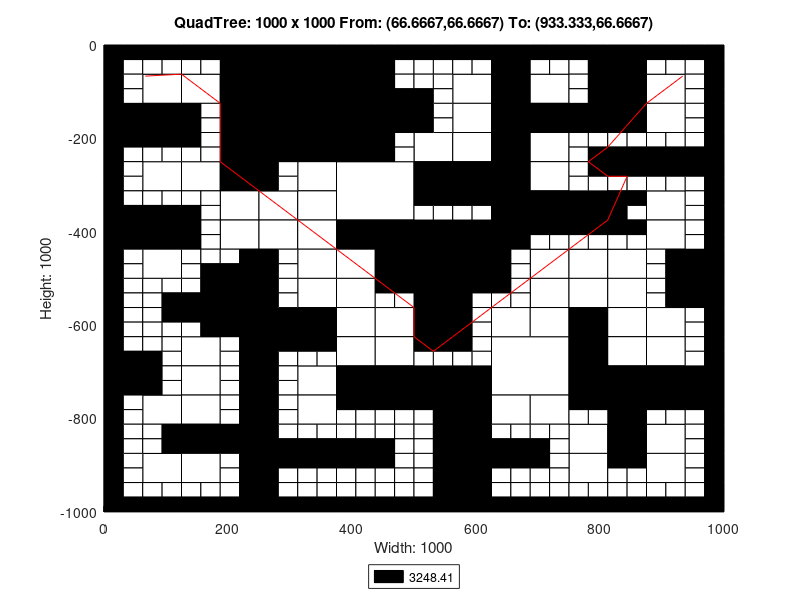

MATLAB code for this plot:
axis([0 1000 -1000 0]);
title('QuadTree: 1000 x 1000 From: (66.6667,66.6667) To: (933.333,66.6667)');
xlabel('Width: 1000');
ylabel('Height: 1000');
rectangle('Position',[250 -125 125 125], 'FaceColor',[0 0 0]);
rectangle('Position',[250 -250 125 125], 'FaceColor',[0 0 0]);
rectangle('Position',[375 -375 125 125], 'FaceColor',[1 1 1]);
rectangle('Position',[500 -500 125 125], 'FaceColor',[0 0 0]);
rectangle('Position',[625 -750 125 125], 'FaceColor',[1 1 1]);
rectangle('Position',[62.5 -125 62.5 62.5], 'FaceColor',[1 1 1]);
rectangle('Position',[187.5 -62.5 62.5 62.5], 'FaceColor',[0 0 0]);
rectangle('Position',[125 -125 62.5 62.5], 'FaceColor',[1 1 1]);
rectangle('Position',[187.5 -125 62.5 62.5], 'FaceColor',[0 0 0]);
rectangle('Position',[0 -187.5 62.5 62.5], 'FaceColor',[0 0 0]);
rectangle('Position',[62.5 -187.5 62.5 62.5], 'FaceColor',[0 0 0]);
rectangle('Position',[187.5 -187.5 62.5 62.5], 'FaceColor',[0 0 0]);
rectangle('Position',[187.5 -250 62.5 62.5], 'FaceColor',[0 0 0]);
rectangle('Position',[375 -62.5 62.5 62.5], 'FaceColor',[0 0 0]);
rectangle('Position',[375 -125 62.5 62.5], 'FaceColor',[0 0 0]);
rectangle('Position',[375 -187.5 62.5 62.5], 'FaceColor',[0 0 0]);
rectangle('Position',[437.5 -187.5 62.5 62.5], 'FaceColor',[0 0 0]);
rectangle('Position',[375 -250 62.5 62.5], 'FaceColor',[0 0 0]);
rectangle('Position',[62.5 -312.5 62.5 62.5], 'FaceColor',[1 1 1]);
rectangle('Position',[125 -312.5 62.5 62.5], 'FaceColor',[1 1 1]);
rectangle('Position',[187.5 -312.5 62.5 62.5], 'FaceColor',[0 0 0]);
rectangle('Position',[187.5 -375 62.5 62.5], 'FaceColor',[1 1 1]);
rectangle('Position',[0 -437.5 62.5 62.5], 'FaceColor',[0 0 0]);
rectangle('Position',[62.5 -437.5 62.5 62.5], 'FaceColor',[0 0 0]);
rectangle('Position',[62.5 -500 62.5 62.5], 'FaceColor',[1 1 1]);
rectangle('Position',[187.5 -437.5 62.5 62.5], 'FaceColor',[1 1 1]);
rectangle('Position',[312.5 -312.5 62.5 62.5], 'FaceColor',[1 1 1]);
rectangle('Position',[250 -375 62.5 62.5], 'FaceColor',[1 1 1]);
rectangle('Position',[312.5 -375 62.5 62.5], 'FaceColor',[1 1 1]);
rectangle('Position',[250 -437.5 62.5 62.5], 'FaceColor',[1 1 1]);
rectangle('Position',[312.5 -437.5 62.5 62.5], 'FaceColor',[1 1 1]);
rectangle('Position',[312.5 -500 62.5 62.5], 'FaceColor',[1 1 1]);
rectangle('Position',[375 -437.5 62.5 62.5], 'FaceColor',[0 0 0]);
rectangle('Position',[437.5 -437.5 62.5 62.5], 'FaceColor',[0 0 0]);
rectangle('Position',[375 -500 62.5 62.5], 'FaceColor',[1 1 1]);
rectangle('Position',[437.5 -500 62.5 62.5], 'FaceColor',[0 0 0]);
rectangle('Position',[562.5 -125 62.5 62.5], 'FaceColor',[1 1 1]);
rectangle('Position',[625 -62.5 62.5 62.5], 'FaceColor',[0 0 0]);
rectangle('Position',[625 -125 62.5 62.5], 'FaceColor',[0 0 0]);
rectangle('Position',[687.5 -125 62.5 62.5], 'FaceColor',[1 1 1]);
rectangle('Position',[562.5 -187.5 62.5 62.5], 'FaceColor',[1 1 1]);
rectangle('Position',[500 -250 62.5 62.5], 'FaceColor',[1 1 1]);
rectangle('Position',[562.5 -250 62.5 62.5], 'FaceColor',[1 1 1]);
rectangle('Position',[625 -187.5 62.5 62.5], 'FaceColor',[0 0 0]);
rectangle('Position',[687.5 -187.5 62.5 62.5], 'FaceColor',[0 0 0]);
rectangle('Position',[625 -250 62.5 62.5], 'FaceColor',[0 0 0]);
rectangle('Position',[687.5 -250 62.5 62.5], 'FaceColor',[1 1 1]);
rectangle('Position',[812.5 -62.5 62.5 62.5], 'FaceColor',[0 0 0]);
rectangle('Position',[812.5 -125 62.5 62.5], 'FaceColor',[0 0 0]);
rectangle('Position',[875 -125 62.5 62.5], 'FaceColor',[1 1 1]);
rectangle('Position',[750 -187.5 62.5 62.5], 'FaceColor',[0 0 0]);
rectangle('Position',[812.5 -187.5 62.5 62.5], 'FaceColor',[0 0 0]);
rectangle('Position',[875 -187.5 62.5 62.5], 'FaceColor',[1 1 1]);
rectangle('Position',[500 -312.5 62.5 62.5], 'FaceColor',[0 0 0]);
rectangle('Position',[562.5 -312.5 62.5 62.5], 'FaceColor',[0 0 0]);
rectangle('Position',[625 -312.5 62.5 62.5], 'FaceColor',[0 0 0]);
rectangle('Position',[687.5 -312.5 62.5 62.5], 'FaceColor',[1 1 1]);
rectangle('Position',[625 -375 62.5 62.5], 'FaceColor',[0 0 0]);
rectangle('Position',[687.5 -375 62.5 62.5], 'FaceColor',[0 0 0]);
rectangle('Position',[625 -437.5 62.5 62.5], 'FaceColor',[0 0 0]);
rectangle('Position',[687.5 -500 62.5 62.5], 'FaceColor',[1 1 1]);
rectangle('Position',[750 -375 62.5 62.5], 'FaceColor',[0 0 0]);
rectangle('Position',[875 -375 62.5 62.5], 'FaceColor',[1 1 1]);
rectangle('Position',[750 -500 62.5 62.5], 'FaceColor',[1 1 1]);
rectangle('Position',[812.5 -500 62.5 62.5], 'FaceColor',[1 1 1]);
rectangle('Position',[875 -437.5 62.5 62.5], 'FaceColor',[1 1 1]);
rectangle('Position',[937.5 -500 62.5 62.5], 'FaceColor',[0 0 0]);
rectangle('Position',[187.5 -562.5 62.5 62.5], 'FaceColor',[0 0 0]);
rectangle('Position',[187.5 -625 62.5 62.5], 'FaceColor',[0 0 0]);
rectangle('Position',[0 -750 62.5 62.5], 'FaceColor',[0 0 0]);
rectangle('Position',[125 -687.5 62.5 62.5], 'FaceColor',[1 1 1]);
rectangle('Position',[125 -750 62.5 62.5], 'FaceColor',[1 1 1]);
rectangle('Position',[312.5 -562.5 62.5 62.5], 'FaceColor',[1 1 1]);
rectangle('Position',[250 -625 62.5 62.5], 'FaceColor',[0 0 0]);
rectangle('Position',[312.5 -625 62.5 62.5], 'FaceColor',[0 0 0]);
rectangle('Position',[375 -562.5 62.5 62.5], 'FaceColor',[1 1 1]);
rectangle('Position',[375 -625 62.5 62.5], 'FaceColor',[1 1 1]);
rectangle('Position',[437.5 -625 62.5 62.5], 'FaceColor',[1 1 1]);
rectangle('Position',[312.5 -750 62.5 62.5], 'FaceColor',[1 1 1]);
rectangle('Position',[375 -687.5 62.5 62.5], 'FaceColor',[1 1 1]);
rectangle('Position',[437.5 -687.5 62.5 62.5], 'FaceColor',[1 1 1]);
rectangle('Position',[375 -750 62.5 62.5], 'FaceColor',[0 0 0]);
rectangle('Position',[437.5 -750 62.5 62.5], 'FaceColor',[0 0 0]);
rectangle('Position',[62.5 -812.5 62.5 62.5], 'FaceColor',[1 1 1]);
rectangle('Position',[125 -812.5 62.5 62.5], 'FaceColor',[1 1 1]);
rectangle('Position',[125 -875 62.5 62.5], 'FaceColor',[0 0 0]);
rectangle('Position',[187.5 -875 62.5 62.5], 'FaceColor',[0 0 0]);
rectangle('Position',[62.5 -937.5 62.5 62.5], 'FaceColor',[1 1 1]);
rectangle('Position',[125 -937.5 62.5 62.5], 'FaceColor',[1 1 1]);
rectangle('Position',[312.5 -812.5 62.5 62.5], 'FaceColor',[1 1 1]);
rectangle('Position',[500 -562.5 62.5 62.5], 'FaceColor',[0 0 0]);
rectangle('Position',[500 -625 62.5 62.5], 'FaceColor',[0 0 0]);
rectangle('Position',[687.5 -562.5 62.5 62.5], 'FaceColor',[1 1 1]);
rectangle('Position',[625 -625 62.5 62.5], 'FaceColor',[1 1 1]);
rectangle('Position',[687.5 -625 62.5 62.5], 'FaceColor',[1 1 1]);
rectangle('Position',[500 -750 62.5 62.5], 'FaceColor',[0 0 0]);
rectangle('Position',[562.5 -750 62.5 62.5], 'FaceColor',[0 0 0]);
rectangle('Position',[750 -562.5 62.5 62.5], 'FaceColor',[1 1 1]);
rectangle('Position',[812.5 -562.5 62.5 62.5], 'FaceColor',[1 1 1]);
rectangle('Position',[750 -625 62.5 62.5], 'FaceColor',[0 0 0]);
rectangle('Position',[812.5 -625 62.5 62.5], 'FaceColor',[1 1 1]);
rectangle('Position',[937.5 -562.5 62.5 62.5], 'FaceColor',[0 0 0]);
rectangle('Position',[875 -625 62.5 62.5], 'FaceColor',[1 1 1]);
rectangle('Position',[750 -687.5 62.5 62.5], 'FaceColor',[0 0 0]);
rectangle('Position',[812.5 -687.5 62.5 62.5], 'FaceColor',[1 1 1]);
rectangle('Position',[750 -750 62.5 62.5], 'FaceColor',[0 0 0]);
rectangle('Position',[812.5 -750 62.5 62.5], 'FaceColor',[0 0 0]);
rectangle('Position',[875 -687.5 62.5 62.5], 'FaceColor',[1 1 1]);
rectangle('Position',[875 -750 62.5 62.5], 'FaceColor',[0 0 0]);
rectangle('Position',[937.5 -750 62.5 62.5], 'FaceColor',[0 0 0]);
rectangle('Position',[562.5 -812.5 62.5 62.5], 'FaceColor',[0 0 0]);
rectangle('Position',[562.5 -875 62.5 62.5], 'FaceColor',[0 0 0]);
rectangle('Position',[625 -812.5 62.5 62.5], 'FaceColor',[1 1 1]);
rectangle('Position',[687.5 -812.5 62.5 62.5], 'FaceColor',[1 1 1]);
rectangle('Position',[562.5 -937.5 62.5 62.5], 'FaceColor',[0 0 0]);
rectangle('Position',[562.5 -1000 62.5 62.5], 'FaceColor',[0 0 0]);
rectangle('Position',[812.5 -812.5 62.5 62.5], 'FaceColor',[0 0 0]);
rectangle('Position',[750 -875 62.5 62.5], 'FaceColor',[1 1 1]);
rectangle('Position',[812.5 -875 62.5 62.5], 'FaceColor',[0 0 0]);
rectangle('Position',[875 -875 62.5 62.5], 'FaceColor',[1 1 1]);
rectangle('Position',[750 -937.5 62.5 62.5], 'FaceColor',[1 1 1]);
rectangle('Position',[875 -937.5 62.5 62.5], 'FaceColor',[1 1 1]);
rectangle('Position',[0 -31.25 31.25 31.25], 'FaceColor',[0 0 0]);
rectangle('Position',[31.25 -31.25 31.25 31.25], 'FaceColor',[0 0 0]);
rectangle('Position',[0 -62.5 31.25 31.25], 'FaceColor',[0 0 0]);
rectangle('Position',[31.25 -62.5 31.25 31.25], 'FaceColor',[1 1 1]);
rectangle('Position',[62.5 -31.25 31.25 31.25], 'FaceColor',[0 0 0]);
rectangle('Position',[93.75 -31.25 31.25 31.25], 'FaceColor',[0 0 0]);
rectangle('Position',[62.5 -62.5 31.25 31.25], 'FaceColor',[1 1 1]);
rectangle('Position',[93.75 -62.5 31.25 31.25], 'FaceColor',[1 1 1]);
rectangle('Position',[0 -93.75 31.25 31.25], 'FaceColor',[0 0 0]);
rectangle('Position',[31.25 -93.75 31.25 31.25], 'FaceColor',[1 1 1]);
rectangle('Position',[0 -125 31.25 31.25], 'FaceColor',[0 0 0]);
rectangle('Position',[31.25 -125 31.25 31.25], 'FaceColor',[1 1 1]);
rectangle('Position',[125 -31.25 31.25 31.25], 'FaceColor',[0 0 0]);
rectangle('Position',[156.25 -31.25 31.25 31.25], 'FaceColor',[0 0 0]);
rectangle('Position',[125 -62.5 31.25 31.25], 'FaceColor',[1 1 1]);
rectangle('Position',[156.25 -62.5 31.25 31.25], 'FaceColor',[1 1 1]);
rectangle('Position',[0 -218.75 31.25 31.25], 'FaceColor',[0 0 0]);
rectangle('Position',[31.25 -218.75 31.25 31.25], 'FaceColor',[0 0 0]);
rectangle('Position',[0 -250 31.25 31.25], 'FaceColor',[0 0 0]);
rectangle('Position',[31.25 -250 31.25 31.25], 'FaceColor',[1 1 1]);
rectangle('Position',[62.5 -218.75 31.25 31.25], 'FaceColor',[0 0 0]);
rectangle('Position',[93.75 -218.75 31.25 31.25], 'FaceColor',[0 0 0]);
rectangle('Position',[62.5 -250 31.25 31.25], 'FaceColor',[1 1 1]);
rectangle('Position',[93.75 -250 31.25 31.25], 'FaceColor',[1 1 1]);
rectangle('Position',[125 -156.25 31.25 31.25], 'FaceColor',[0 0 0]);
rectangle('Position',[156.25 -156.25 31.25 31.25], 'FaceColor',[1 1 1]);
rectangle('Position',[125 -187.5 31.25 31.25], 'FaceColor',[0 0 0]);
rectangle('Position',[156.25 -187.5 31.25 31.25], 'FaceColor',[1 1 1]);
rectangle('Position',[125 -218.75 31.25 31.25], 'FaceColor',[0 0 0]);
rectangle('Position',[156.25 -218.75 31.25 31.25], 'FaceColor',[1 1 1]);
rectangle('Position',[125 -250 31.25 31.25], 'FaceColor',[1 1 1]);
rectangle('Position',[156.25 -250 31.25 31.25], 'FaceColor',[1 1 1]);
rectangle('Position',[437.5 -31.25 31.25 31.25], 'FaceColor',[0 0 0]);
rectangle('Position',[468.75 -31.25 31.25 31.25], 'FaceColor',[0 0 0]);
rectangle('Position',[437.5 -62.5 31.25 31.25], 'FaceColor',[0 0 0]);
rectangle('Position',[468.75 -62.5 31.25 31.25], 'FaceColor',[1 1 1]);
rectangle('Position',[437.5 -93.75 31.25 31.25], 'FaceColor',[0 0 0]);
rectangle('Position',[468.75 -93.75 31.25 31.25], 'FaceColor',[1 1 1]);
rectangle('Position',[437.5 -125 31.25 31.25], 'FaceColor',[0 0 0]);
rectangle('Position',[468.75 -125 31.25 31.25], 'FaceColor',[0 0 0]);
rectangle('Position',[437.5 -218.75 31.25 31.25], 'FaceColor',[0 0 0]);
rectangle('Position',[468.75 -218.75 31.25 31.25], 'FaceColor',[1 1 1]);
rectangle('Position',[437.5 -250 31.25 31.25], 'FaceColor',[0 0 0]);
rectangle('Position',[468.75 -250 31.25 31.25], 'FaceColor',[1 1 1]);
rectangle('Position',[0 -281.25 31.25 31.25], 'FaceColor',[0 0 0]);
rectangle('Position',[31.25 -281.25 31.25 31.25], 'FaceColor',[1 1 1]);
rectangle('Position',[0 -312.5 31.25 31.25], 'FaceColor',[0 0 0]);
rectangle('Position',[31.25 -312.5 31.25 31.25], 'FaceColor',[1 1 1]);
rectangle('Position',[0 -343.75 31.25 31.25], 'FaceColor',[0 0 0]);
rectangle('Position',[31.25 -343.75 31.25 31.25], 'FaceColor',[1 1 1]);
rectangle('Position',[0 -375 31.25 31.25], 'FaceColor',[0 0 0]);
rectangle('Position',[31.25 -375 31.25 31.25], 'FaceColor',[0 0 0]);
rectangle('Position',[62.5 -343.75 31.25 31.25], 'FaceColor',[1 1 1]);
rectangle('Position',[93.75 -343.75 31.25 31.25], 'FaceColor',[1 1 1]);
rectangle('Position',[62.5 -375 31.25 31.25], 'FaceColor',[0 0 0]);
rectangle('Position',[93.75 -375 31.25 31.25], 'FaceColor',[0 0 0]);
rectangle('Position',[125 -343.75 31.25 31.25], 'FaceColor',[1 1 1]);
rectangle('Position',[156.25 -343.75 31.25 31.25], 'FaceColor',[1 1 1]);
rectangle('Position',[125 -375 31.25 31.25], 'FaceColor',[0 0 0]);
rectangle('Position',[156.25 -375 31.25 31.25], 'FaceColor',[1 1 1]);
rectangle('Position',[0 -468.75 31.25 31.25], 'FaceColor',[0 0 0]);
rectangle('Position',[31.25 -468.75 31.25 31.25], 'FaceColor',[1 1 1]);
rectangle('Position',[0 -500 31.25 31.25], 'FaceColor',[0 0 0]);
rectangle('Position',[31.25 -500 31.25 31.25], 'FaceColor',[1 1 1]);
rectangle('Position',[125 -406.25 31.25 31.25], 'FaceColor',[0 0 0]);
rectangle('Position',[156.25 -406.25 31.25 31.25], 'FaceColor',[1 1 1]);
rectangle('Position',[125 -437.5 31.25 31.25], 'FaceColor',[0 0 0]);
rectangle('Position',[156.25 -437.5 31.25 31.25], 'FaceColor',[1 1 1]);
rectangle('Position',[125 -468.75 31.25 31.25], 'FaceColor',[1 1 1]);
rectangle('Position',[156.25 -468.75 31.25 31.25], 'FaceColor',[1 1 1]);
rectangle('Position',[125 -500 31.25 31.25], 'FaceColor',[1 1 1]);
rectangle('Position',[156.25 -500 31.25 31.25], 'FaceColor',[0 0 0]);
rectangle('Position',[187.5 -468.75 31.25 31.25], 'FaceColor',[1 1 1]);
rectangle('Position',[218.75 -468.75 31.25 31.25], 'FaceColor',[0 0 0]);
rectangle('Position',[187.5 -500 31.25 31.25], 'FaceColor',[0 0 0]);
rectangle('Position',[218.75 -500 31.25 31.25], 'FaceColor',[0 0 0]);
rectangle('Position',[250 -281.25 31.25 31.25], 'FaceColor',[0 0 0]);
rectangle('Position',[281.25 -281.25 31.25 31.25], 'FaceColor',[1 1 1]);
rectangle('Position',[250 -312.5 31.25 31.25], 'FaceColor',[0 0 0]);
rectangle('Position',[281.25 -312.5 31.25 31.25], 'FaceColor',[1 1 1]);
rectangle('Position',[250 -468.75 31.25 31.25], 'FaceColor',[0 0 0]);
rectangle('Position',[281.25 -468.75 31.25 31.25], 'FaceColor',[1 1 1]);
rectangle('Position',[250 -500 31.25 31.25], 'FaceColor',[0 0 0]);
rectangle('Position',[281.25 -500 31.25 31.25], 'FaceColor',[1 1 1]);
rectangle('Position',[500 -31.25 31.25 31.25], 'FaceColor',[0 0 0]);
rectangle('Position',[531.25 -31.25 31.25 31.25], 'FaceColor',[0 0 0]);
rectangle('Position',[500 -62.5 31.25 31.25], 'FaceColor',[1 1 1]);
rectangle('Position',[531.25 -62.5 31.25 31.25], 'FaceColor',[1 1 1]);
rectangle('Position',[562.5 -31.25 31.25 31.25], 'FaceColor',[0 0 0]);
rectangle('Position',[593.75 -31.25 31.25 31.25], 'FaceColor',[0 0 0]);
rectangle('Position',[562.5 -62.5 31.25 31.25], 'FaceColor',[1 1 1]);
rectangle('Position',[593.75 -62.5 31.25 31.25], 'FaceColor',[1 1 1]);
rectangle('Position',[500 -93.75 31.25 31.25], 'FaceColor',[1 1 1]);
rectangle('Position',[531.25 -93.75 31.25 31.25], 'FaceColor',[1 1 1]);
rectangle('Position',[500 -125 31.25 31.25], 'FaceColor',[0 0 0]);
rectangle('Position',[531.25 -125 31.25 31.25], 'FaceColor',[1 1 1]);
rectangle('Position',[687.5 -31.25 31.25 31.25], 'FaceColor',[0 0 0]);
rectangle('Position',[718.75 -31.25 31.25 31.25], 'FaceColor',[0 0 0]);
rectangle('Position',[687.5 -62.5 31.25 31.25], 'FaceColor',[1 1 1]);
rectangle('Position',[718.75 -62.5 31.25 31.25], 'FaceColor',[1 1 1]);
rectangle('Position',[500 -156.25 31.25 31.25], 'FaceColor',[0 0 0]);
rectangle('Position',[531.25 -156.25 31.25 31.25], 'FaceColor',[1 1 1]);
rectangle('Position',[500 -187.5 31.25 31.25], 'FaceColor',[0 0 0]);
rectangle('Position',[531.25 -187.5 31.25 31.25], 'FaceColor',[1 1 1]);
rectangle('Position',[750 -31.25 31.25 31.25], 'FaceColor',[0 0 0]);
rectangle('Position',[781.25 -31.25 31.25 31.25], 'FaceColor',[0 0 0]);
rectangle('Position',[750 -62.5 31.25 31.25], 'FaceColor',[1 1 1]);
rectangle('Position',[781.25 -62.5 31.25 31.25], 'FaceColor',[0 0 0]);
rectangle('Position',[750 -93.75 31.25 31.25], 'FaceColor',[1 1 1]);
rectangle('Position',[781.25 -93.75 31.25 31.25], 'FaceColor',[0 0 0]);
rectangle('Position',[750 -125 31.25 31.25], 'FaceColor',[1 1 1]);
rectangle('Position',[781.25 -125 31.25 31.25], 'FaceColor',[0 0 0]);
rectangle('Position',[875 -31.25 31.25 31.25], 'FaceColor',[0 0 0]);
rectangle('Position',[906.25 -31.25 31.25 31.25], 'FaceColor',[0 0 0]);
rectangle('Position',[875 -62.5 31.25 31.25], 'FaceColor',[1 1 1]);
rectangle('Position',[906.25 -62.5 31.25 31.25], 'FaceColor',[1 1 1]);
rectangle('Position',[937.5 -31.25 31.25 31.25], 'FaceColor',[0 0 0]);
rectangle('Position',[968.75 -31.25 31.25 31.25], 'FaceColor',[0 0 0]);
rectangle('Position',[937.5 -62.5 31.25 31.25], 'FaceColor',[1 1 1]);
rectangle('Position',[968.75 -62.5 31.25 31.25], 'FaceColor',[0 0 0]);
rectangle('Position',[937.5 -93.75 31.25 31.25], 'FaceColor',[1 1 1]);
rectangle('Position',[968.75 -93.75 31.25 31.25], 'FaceColor',[0 0 0]);
rectangle('Position',[937.5 -125 31.25 31.25], 'FaceColor',[1 1 1]);
rectangle('Position',[968.75 -125 31.25 31.25], 'FaceColor',[0 0 0]);
rectangle('Position',[750 -218.75 31.25 31.25], 'FaceColor',[1 1 1]);
rectangle('Position',[781.25 -218.75 31.25 31.25], 'FaceColor',[1 1 1]);
rectangle('Position',[750 -250 31.25 31.25], 'FaceColor',[1 1 1]);
rectangle('Position',[781.25 -250 31.25 31.25], 'FaceColor',[0 0 0]);
rectangle('Position',[812.5 -218.75 31.25 31.25], 'FaceColor',[1 1 1]);
rectangle('Position',[843.75 -218.75 31.25 31.25], 'FaceColor',[1 1 1]);
rectangle('Position',[812.5 -250 31.25 31.25], 'FaceColor',[0 0 0]);
rectangle('Position',[843.75 -250 31.25 31.25], 'FaceColor',[0 0 0]);
rectangle('Position',[937.5 -156.25 31.25 31.25], 'FaceColor',[1 1 1]);
rectangle('Position',[968.75 -156.25 31.25 31.25], 'FaceColor',[0 0 0]);
rectangle('Position',[937.5 -187.5 31.25 31.25], 'FaceColor',[1 1 1]);
rectangle('Position',[968.75 -187.5 31.25 31.25], 'FaceColor',[0 0 0]);
rectangle('Position',[875 -218.75 31.25 31.25], 'FaceColor',[1 1 1]);
rectangle('Position',[906.25 -218.75 31.25 31.25], 'FaceColor',[1 1 1]);
rectangle('Position',[875 -250 31.25 31.25], 'FaceColor',[0 0 0]);
rectangle('Position',[906.25 -250 31.25 31.25], 'FaceColor',[0 0 0]);
rectangle('Position',[937.5 -218.75 31.25 31.25], 'FaceColor',[1 1 1]);
rectangle('Position',[968.75 -218.75 31.25 31.25], 'FaceColor',[0 0 0]);
rectangle('Position',[937.5 -250 31.25 31.25], 'FaceColor',[0 0 0]);
rectangle('Position',[968.75 -250 31.25 31.25], 'FaceColor',[0 0 0]);
rectangle('Position',[500 -343.75 31.25 31.25], 'FaceColor',[0 0 0]);
rectangle('Position',[531.25 -343.75 31.25 31.25], 'FaceColor',[0 0 0]);
rectangle('Position',[500 -375 31.25 31.25], 'FaceColor',[1 1 1]);
rectangle('Position',[531.25 -375 31.25 31.25], 'FaceColor',[1 1 1]);
rectangle('Position',[562.5 -343.75 31.25 31.25], 'FaceColor',[0 0 0]);
rectangle('Position',[593.75 -343.75 31.25 31.25], 'FaceColor',[0 0 0]);
rectangle('Position',[562.5 -375 31.25 31.25], 'FaceColor',[1 1 1]);
rectangle('Position',[593.75 -375 31.25 31.25], 'FaceColor',[1 1 1]);
rectangle('Position',[687.5 -406.25 31.25 31.25], 'FaceColor',[0 0 0]);
rectangle('Position',[718.75 -406.25 31.25 31.25], 'FaceColor',[0 0 0]);
rectangle('Position',[687.5 -437.5 31.25 31.25], 'FaceColor',[1 1 1]);
rectangle('Position',[718.75 -437.5 31.25 31.25], 'FaceColor',[1 1 1]);
rectangle('Position',[625 -468.75 31.25 31.25], 'FaceColor',[0 0 0]);
rectangle('Position',[656.25 -468.75 31.25 31.25], 'FaceColor',[1 1 1]);
rectangle('Position',[625 -500 31.25 31.25], 'FaceColor',[0 0 0]);
rectangle('Position',[656.25 -500 31.25 31.25], 'FaceColor',[1 1 1]);
rectangle('Position',[750 -281.25 31.25 31.25], 'FaceColor',[1 1 1]);
rectangle('Position',[781.25 -281.25 31.25 31.25], 'FaceColor',[0 0 0]);
rectangle('Position',[750 -312.5 31.25 31.25], 'FaceColor',[1 1 1]);
rectangle('Position',[781.25 -312.5 31.25 31.25], 'FaceColor',[1 1 1]);
rectangle('Position',[812.5 -281.25 31.25 31.25], 'FaceColor',[0 0 0]);
rectangle('Position',[843.75 -281.25 31.25 31.25], 'FaceColor',[0 0 0]);
rectangle('Position',[812.5 -312.5 31.25 31.25], 'FaceColor',[1 1 1]);
rectangle('Position',[843.75 -312.5 31.25 31.25], 'FaceColor',[1 1 1]);
rectangle('Position',[812.5 -343.75 31.25 31.25], 'FaceColor',[0 0 0]);
rectangle('Position',[843.75 -343.75 31.25 31.25], 'FaceColor',[0 0 0]);
rectangle('Position',[812.5 -375 31.25 31.25], 'FaceColor',[0 0 0]);
rectangle('Position',[843.75 -375 31.25 31.25], 'FaceColor',[1 1 1]);
rectangle('Position',[875 -281.25 31.25 31.25], 'FaceColor',[0 0 0]);
rectangle('Position',[906.25 -281.25 31.25 31.25], 'FaceColor',[0 0 0]);
rectangle('Position',[875 -312.5 31.25 31.25], 'FaceColor',[1 1 1]);
rectangle('Position',[906.25 -312.5 31.25 31.25], 'FaceColor',[1 1 1]);
rectangle('Position',[937.5 -281.25 31.25 31.25], 'FaceColor',[0 0 0]);
rectangle('Position',[968.75 -281.25 31.25 31.25], 'FaceColor',[0 0 0]);
rectangle('Position',[937.5 -312.5 31.25 31.25], 'FaceColor',[1 1 1]);
rectangle('Position',[968.75 -312.5 31.25 31.25], 'FaceColor',[0 0 0]);
rectangle('Position',[937.5 -343.75 31.25 31.25], 'FaceColor',[1 1 1]);
rectangle('Position',[968.75 -343.75 31.25 31.25], 'FaceColor',[0 0 0]);
rectangle('Position',[937.5 -375 31.25 31.25], 'FaceColor',[1 1 1]);
rectangle('Position',[968.75 -375 31.25 31.25], 'FaceColor',[0 0 0]);
rectangle('Position',[750 -406.25 31.25 31.25], 'FaceColor',[0 0 0]);
rectangle('Position',[781.25 -406.25 31.25 31.25], 'FaceColor',[0 0 0]);
rectangle('Position',[750 -437.5 31.25 31.25], 'FaceColor',[1 1 1]);
rectangle('Position',[781.25 -437.5 31.25 31.25], 'FaceColor',[1 1 1]);
rectangle('Position',[812.5 -406.25 31.25 31.25], 'FaceColor',[0 0 0]);
rectangle('Position',[843.75 -406.25 31.25 31.25], 'FaceColor',[0 0 0]);
rectangle('Position',[812.5 -437.5 31.25 31.25], 'FaceColor',[1 1 1]);
rectangle('Position',[843.75 -437.5 31.25 31.25], 'FaceColor',[1 1 1]);
rectangle('Position',[937.5 -406.25 31.25 31.25], 'FaceColor',[1 1 1]);
rectangle('Position',[968.75 -406.25 31.25 31.25], 'FaceColor',[0 0 0]);
rectangle('Position',[937.5 -437.5 31.25 31.25], 'FaceColor',[1 1 1]);
rectangle('Position',[968.75 -437.5 31.25 31.25], 'FaceColor',[0 0 0]);
rectangle('Position',[875 -468.75 31.25 31.25], 'FaceColor',[1 1 1]);
rectangle('Position',[906.25 -468.75 31.25 31.25], 'FaceColor',[0 0 0]);
rectangle('Position',[875 -500 31.25 31.25], 'FaceColor',[1 1 1]);
rectangle('Position',[906.25 -500 31.25 31.25], 'FaceColor',[0 0 0]);
rectangle('Position',[0 -531.25 31.25 31.25], 'FaceColor',[0 0 0]);
rectangle('Position',[31.25 -531.25 31.25 31.25], 'FaceColor',[1 1 1]);
rectangle('Position',[0 -562.5 31.25 31.25], 'FaceColor',[0 0 0]);
rectangle('Position',[31.25 -562.5 31.25 31.25], 'FaceColor',[1 1 1]);
rectangle('Position',[62.5 -531.25 31.25 31.25], 'FaceColor',[1 1 1]);
rectangle('Position',[93.75 -531.25 31.25 31.25], 'FaceColor',[1 1 1]);
rectangle('Position',[62.5 -562.5 31.25 31.25], 'FaceColor',[1 1 1]);
rectangle('Position',[93.75 -562.5 31.25 31.25], 'FaceColor',[0 0 0]);
rectangle('Position',[0 -593.75 31.25 31.25], 'FaceColor',[0 0 0]);
rectangle('Position',[31.25 -593.75 31.25 31.25], 'FaceColor',[1 1 1]);
rectangle('Position',[0 -625 31.25 31.25], 'FaceColor',[0 0 0]);
rectangle('Position',[31.25 -625 31.25 31.25], 'FaceColor',[1 1 1]);
rectangle('Position',[62.5 -593.75 31.25 31.25], 'FaceColor',[1 1 1]);
rectangle('Position',[93.75 -593.75 31.25 31.25], 'FaceColor',[0 0 0]);
rectangle('Position',[62.5 -625 31.25 31.25], 'FaceColor',[1 1 1]);
rectangle('Position',[93.75 -625 31.25 31.25], 'FaceColor',[1 1 1]);
rectangle('Position',[125 -531.25 31.25 31.25], 'FaceColor',[1 1 1]);
rectangle('Position',[156.25 -531.25 31.25 31.25], 'FaceColor',[0 0 0]);
rectangle('Position',[125 -562.5 31.25 31.25], 'FaceColor',[0 0 0]);
rectangle('Position',[156.25 -562.5 31.25 31.25], 'FaceColor',[0 0 0]);
rectangle('Position',[125 -593.75 31.25 31.25], 'FaceColor',[0 0 0]);
rectangle('Position',[156.25 -593.75 31.25 31.25], 'FaceColor',[0 0 0]);
rectangle('Position',[125 -625 31.25 31.25], 'FaceColor',[1 1 1]);
rectangle('Position',[156.25 -625 31.25 31.25], 'FaceColor',[0 0 0]);
rectangle('Position',[0 -656.25 31.25 31.25], 'FaceColor',[0 0 0]);
rectangle('Position',[31.25 -656.25 31.25 31.25], 'FaceColor',[1 1 1]);
rectangle('Position',[0 -687.5 31.25 31.25], 'FaceColor',[0 0 0]);
rectangle('Position',[31.25 -687.5 31.25 31.25], 'FaceColor',[0 0 0]);
rectangle('Position',[62.5 -656.25 31.25 31.25], 'FaceColor',[1 1 1]);
rectangle('Position',[93.75 -656.25 31.25 31.25], 'FaceColor',[1 1 1]);
rectangle('Position',[62.5 -687.5 31.25 31.25], 'FaceColor',[0 0 0]);
rectangle('Position',[93.75 -687.5 31.25 31.25], 'FaceColor',[1 1 1]);
rectangle('Position',[62.5 -718.75 31.25 31.25], 'FaceColor',[0 0 0]);
rectangle('Position',[93.75 -718.75 31.25 31.25], 'FaceColor',[1 1 1]);
rectangle('Position',[62.5 -750 31.25 31.25], 'FaceColor',[0 0 0]);
rectangle('Position',[93.75 -750 31.25 31.25], 'FaceColor',[1 1 1]);
rectangle('Position',[187.5 -656.25 31.25 31.25], 'FaceColor',[1 1 1]);
rectangle('Position',[218.75 -656.25 31.25 31.25], 'FaceColor',[0 0 0]);
rectangle('Position',[187.5 -687.5 31.25 31.25], 'FaceColor',[1 1 1]);
rectangle('Position',[218.75 -687.5 31.25 31.25], 'FaceColor',[0 0 0]);
rectangle('Position',[187.5 -718.75 31.25 31.25], 'FaceColor',[1 1 1]);
rectangle('Position',[218.75 -718.75 31.25 31.25], 'FaceColor',[0 0 0]);
rectangle('Position',[187.5 -750 31.25 31.25], 'FaceColor',[1 1 1]);
rectangle('Position',[218.75 -750 31.25 31.25], 'FaceColor',[0 0 0]);
rectangle('Position',[250 -531.25 31.25 31.25], 'FaceColor',[0 0 0]);
rectangle('Position',[281.25 -531.25 31.25 31.25], 'FaceColor',[1 1 1]);
rectangle('Position',[250 -562.5 31.25 31.25], 'FaceColor',[0 0 0]);
rectangle('Position',[281.25 -562.5 31.25 31.25], 'FaceColor',[1 1 1]);
rectangle('Position',[437.5 -531.25 31.25 31.25], 'FaceColor',[0 0 0]);
rectangle('Position',[468.75 -531.25 31.25 31.25], 'FaceColor',[0 0 0]);
rectangle('Position',[437.5 -562.5 31.25 31.25], 'FaceColor',[1 1 1]);
rectangle('Position',[468.75 -562.5 31.25 31.25], 'FaceColor',[1 1 1]);
rectangle('Position',[250 -656.25 31.25 31.25], 'FaceColor',[0 0 0]);
rectangle('Position',[281.25 -656.25 31.25 31.25], 'FaceColor',[0 0 0]);
rectangle('Position',[250 -687.5 31.25 31.25], 'FaceColor',[0 0 0]);
rectangle('Position',[281.25 -687.5 31.25 31.25], 'FaceColor',[1 1 1]);
rectangle('Position',[312.5 -656.25 31.25 31.25], 'FaceColor',[0 0 0]);
rectangle('Position',[343.75 -656.25 31.25 31.25], 'FaceColor',[0 0 0]);
rectangle('Position',[312.5 -687.5 31.25 31.25], 'FaceColor',[1 1 1]);
rectangle('Position',[343.75 -687.5 31.25 31.25], 'FaceColor',[1 1 1]);
rectangle('Position',[250 -718.75 31.25 31.25], 'FaceColor',[0 0 0]);
rectangle('Position',[281.25 -718.75 31.25 31.25], 'FaceColor',[1 1 1]);
rectangle('Position',[250 -750 31.25 31.25], 'FaceColor',[0 0 0]);
rectangle('Position',[281.25 -750 31.25 31.25], 'FaceColor',[1 1 1]);
rectangle('Position',[0 -781.25 31.25 31.25], 'FaceColor',[0 0 0]);
rectangle('Position',[31.25 -781.25 31.25 31.25], 'FaceColor',[1 1 1]);
rectangle('Position',[0 -812.5 31.25 31.25], 'FaceColor',[0 0 0]);
rectangle('Position',[31.25 -812.5 31.25 31.25], 'FaceColor',[1 1 1]);
rectangle('Position',[0 -843.75 31.25 31.25], 'FaceColor',[0 0 0]);
rectangle('Position',[31.25 -843.75 31.25 31.25], 'FaceColor',[1 1 1]);
rectangle('Position',[0 -875 31.25 31.25], 'FaceColor',[0 0 0]);
rectangle('Position',[31.25 -875 31.25 31.25], 'FaceColor',[1 1 1]);
rectangle('Position',[62.5 -843.75 31.25 31.25], 'FaceColor',[1 1 1]);
rectangle('Position',[93.75 -843.75 31.25 31.25], 'FaceColor',[0 0 0]);
rectangle('Position',[62.5 -875 31.25 31.25], 'FaceColor',[1 1 1]);
rectangle('Position',[93.75 -875 31.25 31.25], 'FaceColor',[0 0 0]);
rectangle('Position',[187.5 -781.25 31.25 31.25], 'FaceColor',[1 1 1]);
rectangle('Position',[218.75 -781.25 31.25 31.25], 'FaceColor',[0 0 0]);
rectangle('Position',[187.5 -812.5 31.25 31.25], 'FaceColor',[1 1 1]);
rectangle('Position',[218.75 -812.5 31.25 31.25], 'FaceColor',[0 0 0]);
rectangle('Position',[0 -906.25 31.25 31.25], 'FaceColor',[0 0 0]);
rectangle('Position',[31.25 -906.25 31.25 31.25], 'FaceColor',[1 1 1]);
rectangle('Position',[0 -937.5 31.25 31.25], 'FaceColor',[0 0 0]);
rectangle('Position',[31.25 -937.5 31.25 31.25], 'FaceColor',[1 1 1]);
rectangle('Position',[0 -968.75 31.25 31.25], 'FaceColor',[0 0 0]);
rectangle('Position',[31.25 -968.75 31.25 31.25], 'FaceColor',[1 1 1]);
rectangle('Position',[0 -1000 31.25 31.25], 'FaceColor',[0 0 0]);
rectangle('Position',[31.25 -1000 31.25 31.25], 'FaceColor',[0 0 0]);
rectangle('Position',[62.5 -968.75 31.25 31.25], 'FaceColor',[1 1 1]);
rectangle('Position',[93.75 -968.75 31.25 31.25], 'FaceColor',[1 1 1]);
rectangle('Position',[62.5 -1000 31.25 31.25], 'FaceColor',[0 0 0]);
rectangle('Position',[93.75 -1000 31.25 31.25], 'FaceColor',[0 0 0]);
rectangle('Position',[187.5 -906.25 31.25 31.25], 'FaceColor',[1 1 1]);
rectangle('Position',[218.75 -906.25 31.25 31.25], 'FaceColor',[0 0 0]);
rectangle('Position',[187.5 -937.5 31.25 31.25], 'FaceColor',[1 1 1]);
rectangle('Position',[218.75 -937.5 31.25 31.25], 'FaceColor',[0 0 0]);
rectangle('Position',[125 -968.75 31.25 31.25], 'FaceColor',[1 1 1]);
rectangle('Position',[156.25 -968.75 31.25 31.25], 'FaceColor',[1 1 1]);
rectangle('Position',[125 -1000 31.25 31.25], 'FaceColor',[0 0 0]);
rectangle('Position',[156.25 -1000 31.25 31.25], 'FaceColor',[0 0 0]);
rectangle('Position',[187.5 -968.75 31.25 31.25], 'FaceColor',[1 1 1]);
rectangle('Position',[218.75 -968.75 31.25 31.25], 'FaceColor',[0 0 0]);
rectangle('Position',[187.5 -1000 31.25 31.25], 'FaceColor',[0 0 0]);
rectangle('Position',[218.75 -1000 31.25 31.25], 'FaceColor',[0 0 0]);
rectangle('Position',[250 -781.25 31.25 31.25], 'FaceColor',[0 0 0]);
rectangle('Position',[281.25 -781.25 31.25 31.25], 'FaceColor',[1 1 1]);
rectangle('Position',[250 -812.5 31.25 31.25], 'FaceColor',[0 0 0]);
rectangle('Position',[281.25 -812.5 31.25 31.25], 'FaceColor',[1 1 1]);
rectangle('Position',[250 -843.75 31.25 31.25], 'FaceColor',[0 0 0]);
rectangle('Position',[281.25 -843.75 31.25 31.25], 'FaceColor',[1 1 1]);
rectangle('Position',[250 -875 31.25 31.25], 'FaceColor',[0 0 0]);
rectangle('Position',[281.25 -875 31.25 31.25], 'FaceColor',[0 0 0]);
rectangle('Position',[312.5 -843.75 31.25 31.25], 'FaceColor',[1 1 1]);
rectangle('Position',[343.75 -843.75 31.25 31.25], 'FaceColor',[1 1 1]);
rectangle('Position',[312.5 -875 31.25 31.25], 'FaceColor',[0 0 0]);
rectangle('Position',[343.75 -875 31.25 31.25], 'FaceColor',[0 0 0]);
rectangle('Position',[375 -781.25 31.25 31.25], 'FaceColor',[0 0 0]);
rectangle('Position',[406.25 -781.25 31.25 31.25], 'FaceColor',[0 0 0]);
rectangle('Position',[375 -812.5 31.25 31.25], 'FaceColor',[1 1 1]);
rectangle('Position',[406.25 -812.5 31.25 31.25], 'FaceColor',[1 1 1]);
rectangle('Position',[437.5 -781.25 31.25 31.25], 'FaceColor',[0 0 0]);
rectangle('Position',[468.75 -781.25 31.25 31.25], 'FaceColor',[0 0 0]);
rectangle('Position',[437.5 -812.5 31.25 31.25], 'FaceColor',[1 1 1]);
rectangle('Position',[468.75 -812.5 31.25 31.25], 'FaceColor',[1 1 1]);
rectangle('Position',[375 -843.75 31.25 31.25], 'FaceColor',[1 1 1]);
rectangle('Position',[406.25 -843.75 31.25 31.25], 'FaceColor',[1 1 1]);
rectangle('Position',[375 -875 31.25 31.25], 'FaceColor',[0 0 0]);
rectangle('Position',[406.25 -875 31.25 31.25], 'FaceColor',[0 0 0]);
rectangle('Position',[437.5 -843.75 31.25 31.25], 'FaceColor',[1 1 1]);
rectangle('Position',[468.75 -843.75 31.25 31.25], 'FaceColor',[1 1 1]);
rectangle('Position',[437.5 -875 31.25 31.25], 'FaceColor',[0 0 0]);
rectangle('Position',[468.75 -875 31.25 31.25], 'FaceColor',[1 1 1]);
rectangle('Position',[250 -906.25 31.25 31.25], 'FaceColor',[0 0 0]);
rectangle('Position',[281.25 -906.25 31.25 31.25], 'FaceColor',[0 0 0]);
rectangle('Position',[250 -937.5 31.25 31.25], 'FaceColor',[0 0 0]);
rectangle('Position',[281.25 -937.5 31.25 31.25], 'FaceColor',[1 1 1]);
rectangle('Position',[312.5 -906.25 31.25 31.25], 'FaceColor',[0 0 0]);
rectangle('Position',[343.75 -906.25 31.25 31.25], 'FaceColor',[0 0 0]);
rectangle('Position',[312.5 -937.5 31.25 31.25], 'FaceColor',[1 1 1]);
rectangle('Position',[343.75 -937.5 31.25 31.25], 'FaceColor',[1 1 1]);
rectangle('Position',[250 -968.75 31.25 31.25], 'FaceColor',[0 0 0]);
rectangle('Position',[281.25 -968.75 31.25 31.25], 'FaceColor',[1 1 1]);
rectangle('Position',[250 -1000 31.25 31.25], 'FaceColor',[0 0 0]);
rectangle('Position',[281.25 -1000 31.25 31.25], 'FaceColor',[0 0 0]);
rectangle('Position',[312.5 -968.75 31.25 31.25], 'FaceColor',[1 1 1]);
rectangle('Position',[343.75 -968.75 31.25 31.25], 'FaceColor',[1 1 1]);
rectangle('Position',[312.5 -1000 31.25 31.25], 'FaceColor',[0 0 0]);
rectangle('Position',[343.75 -1000 31.25 31.25], 'FaceColor',[0 0 0]);
rectangle('Position',[375 -906.25 31.25 31.25], 'FaceColor',[0 0 0]);
rectangle('Position',[406.25 -906.25 31.25 31.25], 'FaceColor',[0 0 0]);
rectangle('Position',[375 -937.5 31.25 31.25], 'FaceColor',[1 1 1]);
rectangle('Position',[406.25 -937.5 31.25 31.25], 'FaceColor',[1 1 1]);
rectangle('Position',[437.5 -906.25 31.25 31.25], 'FaceColor',[0 0 0]);
rectangle('Position',[468.75 -906.25 31.25 31.25], 'FaceColor',[1 1 1]);
rectangle('Position',[437.5 -937.5 31.25 31.25], 'FaceColor',[1 1 1]);
rectangle('Position',[468.75 -937.5 31.25 31.25], 'FaceColor',[1 1 1]);
rectangle('Position',[375 -968.75 31.25 31.25], 'FaceColor',[1 1 1]);
rectangle('Position',[406.25 -968.75 31.25 31.25], 'FaceColor',[1 1 1]);
rectangle('Position',[375 -1000 31.25 31.25], 'FaceColor',[0 0 0]);
rectangle('Position',[406.25 -1000 31.25 31.25], 'FaceColor',[0 0 0]);
rectangle('Position',[437.5 -968.75 31.25 31.25], 'FaceColor',[1 1 1]);
rectangle('Position',[468.75 -968.75 31.25 31.25], 'FaceColor',[1 1 1]);
rectangle('Position',[437.5 -1000 31.25 31.25], 'FaceColor',[0 0 0]);
rectangle('Position',[468.75 -1000 31.25 31.25], 'FaceColor',[0 0 0]);
rectangle('Position',[562.5 -531.25 31.25 31.25], 'FaceColor',[0 0 0]);
rectangle('Position',[593.75 -531.25 31.25 31.25], 'FaceColor',[0 0 0]);
rectangle('Position',[562.5 -562.5 31.25 31.25], 'FaceColor',[0 0 0]);
rectangle('Position',[593.75 -562.5 31.25 31.25], 'FaceColor',[1 1 1]);
rectangle('Position',[562.5 -593.75 31.25 31.25], 'FaceColor',[0 0 0]);
rectangle('Position',[593.75 -593.75 31.25 31.25], 'FaceColor',[1 1 1]);
rectangle('Position',[562.5 -625 31.25 31.25], 'FaceColor',[0 0 0]);
rectangle('Position',[593.75 -625 31.25 31.25], 'FaceColor',[1 1 1]);
rectangle('Position',[625 -531.25 31.25 31.25], 'FaceColor',[0 0 0]);
rectangle('Position',[656.25 -531.25 31.25 31.25], 'FaceColor',[1 1 1]);
rectangle('Position',[625 -562.5 31.25 31.25], 'FaceColor',[1 1 1]);
rectangle('Position',[656.25 -562.5 31.25 31.25], 'FaceColor',[1 1 1]);
rectangle('Position',[500 -656.25 31.25 31.25], 'FaceColor',[0 0 0]);
rectangle('Position',[531.25 -656.25 31.25 31.25], 'FaceColor',[0 0 0]);
rectangle('Position',[500 -687.5 31.25 31.25], 'FaceColor',[1 1 1]);
rectangle('Position',[531.25 -687.5 31.25 31.25], 'FaceColor',[1 1 1]);
rectangle('Position',[562.5 -656.25 31.25 31.25], 'FaceColor',[0 0 0]);
rectangle('Position',[593.75 -656.25 31.25 31.25], 'FaceColor',[1 1 1]);
rectangle('Position',[562.5 -687.5 31.25 31.25], 'FaceColor',[1 1 1]);
rectangle('Position',[593.75 -687.5 31.25 31.25], 'FaceColor',[1 1 1]);
rectangle('Position',[875 -531.25 31.25 31.25], 'FaceColor',[1 1 1]);
rectangle('Position',[906.25 -531.25 31.25 31.25], 'FaceColor',[0 0 0]);
rectangle('Position',[875 -562.5 31.25 31.25], 'FaceColor',[1 1 1]);
rectangle('Position',[906.25 -562.5 31.25 31.25], 'FaceColor',[0 0 0]);
rectangle('Position',[937.5 -593.75 31.25 31.25], 'FaceColor',[1 1 1]);
rectangle('Position',[968.75 -593.75 31.25 31.25], 'FaceColor',[0 0 0]);
rectangle('Position',[937.5 -625 31.25 31.25], 'FaceColor',[1 1 1]);
rectangle('Position',[968.75 -625 31.25 31.25], 'FaceColor',[0 0 0]);
rectangle('Position',[937.5 -656.25 31.25 31.25], 'FaceColor',[1 1 1]);
rectangle('Position',[968.75 -656.25 31.25 31.25], 'FaceColor',[0 0 0]);
rectangle('Position',[937.5 -687.5 31.25 31.25], 'FaceColor',[1 1 1]);
rectangle('Position',[968.75 -687.5 31.25 31.25], 'FaceColor',[0 0 0]);
rectangle('Position',[500 -781.25 31.25 31.25], 'FaceColor',[0 0 0]);
rectangle('Position',[531.25 -781.25 31.25 31.25], 'FaceColor',[0 0 0]);
rectangle('Position',[500 -812.5 31.25 31.25], 'FaceColor',[1 1 1]);
rectangle('Position',[531.25 -812.5 31.25 31.25], 'FaceColor',[0 0 0]);
rectangle('Position',[500 -843.75 31.25 31.25], 'FaceColor',[1 1 1]);
rectangle('Position',[531.25 -843.75 31.25 31.25], 'FaceColor',[0 0 0]);
rectangle('Position',[500 -875 31.25 31.25], 'FaceColor',[1 1 1]);
rectangle('Position',[531.25 -875 31.25 31.25], 'FaceColor',[0 0 0]);
rectangle('Position',[625 -843.75 31.25 31.25], 'FaceColor',[1 1 1]);
rectangle('Position',[656.25 -843.75 31.25 31.25], 'FaceColor',[1 1 1]);
rectangle('Position',[625 -875 31.25 31.25], 'FaceColor',[0 0 0]);
rectangle('Position',[656.25 -875 31.25 31.25], 'FaceColor',[0 0 0]);
rectangle('Position',[687.5 -843.75 31.25 31.25], 'FaceColor',[1 1 1]);
rectangle('Position',[718.75 -843.75 31.25 31.25], 'FaceColor',[1 1 1]);
rectangle('Position',[687.5 -875 31.25 31.25], 'FaceColor',[0 0 0]);
rectangle('Position',[718.75 -875 31.25 31.25], 'FaceColor',[1 1 1]);
rectangle('Position',[500 -906.25 31.25 31.25], 'FaceColor',[1 1 1]);
rectangle('Position',[531.25 -906.25 31.25 31.25], 'FaceColor',[0 0 0]);
rectangle('Position',[500 -937.5 31.25 31.25], 'FaceColor',[1 1 1]);
rectangle('Position',[531.25 -937.5 31.25 31.25], 'FaceColor',[0 0 0]);
rectangle('Position',[500 -968.75 31.25 31.25], 'FaceColor',[1 1 1]);
rectangle('Position',[531.25 -968.75 31.25 31.25], 'FaceColor',[0 0 0]);
rectangle('Position',[500 -1000 31.25 31.25], 'FaceColor',[0 0 0]);
rectangle('Position',[531.25 -1000 31.25 31.25], 'FaceColor',[0 0 0]);
rectangle('Position',[625 -906.25 31.25 31.25], 'FaceColor',[0 0 0]);
rectangle('Position',[656.25 -906.25 31.25 31.25], 'FaceColor',[0 0 0]);
rectangle('Position',[625 -937.5 31.25 31.25], 'FaceColor',[1 1 1]);
rectangle('Position',[656.25 -937.5 31.25 31.25], 'FaceColor',[1 1 1]);
rectangle('Position',[687.5 -906.25 31.25 31.25], 'FaceColor',[0 0 0]);
rectangle('Position',[718.75 -906.25 31.25 31.25], 'FaceColor',[1 1 1]);
rectangle('Position',[687.5 -937.5 31.25 31.25], 'FaceColor',[1 1 1]);
rectangle('Position',[718.75 -937.5 31.25 31.25], 'FaceColor',[1 1 1]);
rectangle('Position',[625 -968.75 31.25 31.25], 'FaceColor',[1 1 1]);
rectangle('Position',[656.25 -968.75 31.25 31.25], 'FaceColor',[1 1 1]);
rectangle('Position',[625 -1000 31.25 31.25], 'FaceColor',[0 0 0]);
rectangle('Position',[656.25 -1000 31.25 31.25], 'FaceColor',[0 0 0]);
rectangle('Position',[687.5 -968.75 31.25 31.25], 'FaceColor',[1 1 1]);
rectangle('Position',[718.75 -968.75 31.25 31.25], 'FaceColor',[1 1 1]);
rectangle('Position',[687.5 -1000 31.25 31.25], 'FaceColor',[0 0 0]);
rectangle('Position',[718.75 -1000 31.25 31.25], 'FaceColor',[0 0 0]);
rectangle('Position',[750 -781.25 31.25 31.25], 'FaceColor',[0 0 0]);
rectangle('Position',[781.25 -781.25 31.25 31.25], 'FaceColor',[0 0 0]);
rectangle('Position',[750 -812.5 31.25 31.25], 'FaceColor',[1 1 1]);
rectangle('Position',[781.25 -812.5 31.25 31.25], 'FaceColor',[1 1 1]);
rectangle('Position',[875 -781.25 31.25 31.25], 'FaceColor',[0 0 0]);
rectangle('Position',[906.25 -781.25 31.25 31.25], 'FaceColor',[0 0 0]);
rectangle('Position',[875 -812.5 31.25 31.25], 'FaceColor',[1 1 1]);
rectangle('Position',[906.25 -812.5 31.25 31.25], 'FaceColor',[1 1 1]);
rectangle('Position',[937.5 -781.25 31.25 31.25], 'FaceColor',[0 0 0]);
rectangle('Position',[968.75 -781.25 31.25 31.25], 'FaceColor',[0 0 0]);
rectangle('Position',[937.5 -812.5 31.25 31.25], 'FaceColor',[1 1 1]);
rectangle('Position',[968.75 -812.5 31.25 31.25], 'FaceColor',[0 0 0]);
rectangle('Position',[937.5 -843.75 31.25 31.25], 'FaceColor',[1 1 1]);
rectangle('Position',[968.75 -843.75 31.25 31.25], 'FaceColor',[0 0 0]);
rectangle('Position',[937.5 -875 31.25 31.25], 'FaceColor',[1 1 1]);
rectangle('Position',[968.75 -875 31.25 31.25], 'FaceColor',[0 0 0]);
rectangle('Position',[812.5 -906.25 31.25 31.25], 'FaceColor',[0 0 0]);
rectangle('Position',[843.75 -906.25 31.25 31.25], 'FaceColor',[0 0 0]);
rectangle('Position',[812.5 -937.5 31.25 31.25], 'FaceColor',[1 1 1]);
rectangle('Position',[843.75 -937.5 31.25 31.25], 'FaceColor',[1 1 1]);
rectangle('Position',[750 -968.75 31.25 31.25], 'FaceColor',[1 1 1]);
rectangle('Position',[781.25 -968.75 31.25 31.25], 'FaceColor',[1 1 1]);
rectangle('Position',[750 -1000 31.25 31.25], 'FaceColor',[0 0 0]);
rectangle('Position',[781.25 -1000 31.25 31.25], 'FaceColor',[0 0 0]);
rectangle('Position',[812.5 -968.75 31.25 31.25], 'FaceColor',[1 1 1]);
rectangle('Position',[843.75 -968.75 31.25 31.25], 'FaceColor',[1 1 1]);
rectangle('Position',[812.5 -1000 31.25 31.25], 'FaceColor',[0 0 0]);
rectangle('Position',[843.75 -1000 31.25 31.25], 'FaceColor',[0 0 0]);
rectangle('Position',[937.5 -906.25 31.25 31.25], 'FaceColor',[1 1 1]);
rectangle('Position',[968.75 -906.25 31.25 31.25], 'FaceColor',[0 0 0]);
rectangle('Position',[937.5 -937.5 31.25 31.25], 'FaceColor',[1 1 1]);
rectangle('Position',[968.75 -937.5 31.25 31.25], 'FaceColor',[0 0 0]);
rectangle('Position',[875 -968.75 31.25 31.25], 'FaceColor',[1 1 1]);
rectangle('Position',[906.25 -968.75 31.25 31.25], 'FaceColor',[1 1 1]);
rectangle('Position',[875 -1000 31.25 31.25], 'FaceColor',[0 0 0]);
rectangle('Position',[906.25 -1000 31.25 31.25], 'FaceColor',[0 0 0]);
rectangle('Position',[937.5 -968.75 31.25 31.25], 'FaceColor',[1 1 1]);
rectangle('Position',[968.75 -968.75 31.25 31.25], 'FaceColor',[0 0 0]);
rectangle('Position',[937.5 -1000 31.25 31.25], 'FaceColor',[0 0 0]);
rectangle('Position',[968.75 -1000 31.25 31.25], 'FaceColor',[0 0 0]);
X=[933.333,933.333,875,812.5,812.5,812.5,781.25,781.25,812.5,843.75,843.75,812.5,812.5,750,687.5,687.5,562.5,562.5,531.25,531.25,531.25,500,500,468.75,437.5,375,312.5,250,187.5,187.5,187.5,187.5,187.5,125,125,66.6667];
Y=[-66.6667,-66.6667,-125,-218.75,-218.75,-218.75,-250,-250,-281.25,-281.25,-281.25,-375,-375,-437.5,-500,-500,-625,-625,-656.25,-656.25,-656.25,-625,-562.5,-531.25,-500,-437.5,-375,-312.5,-250,-218.75,-187.5,-156.25,-125,-62.5,-62.5,-66.6667];
hold on;
plot(X,Y,'r');
legend('3248.41','Location','southoutside');
